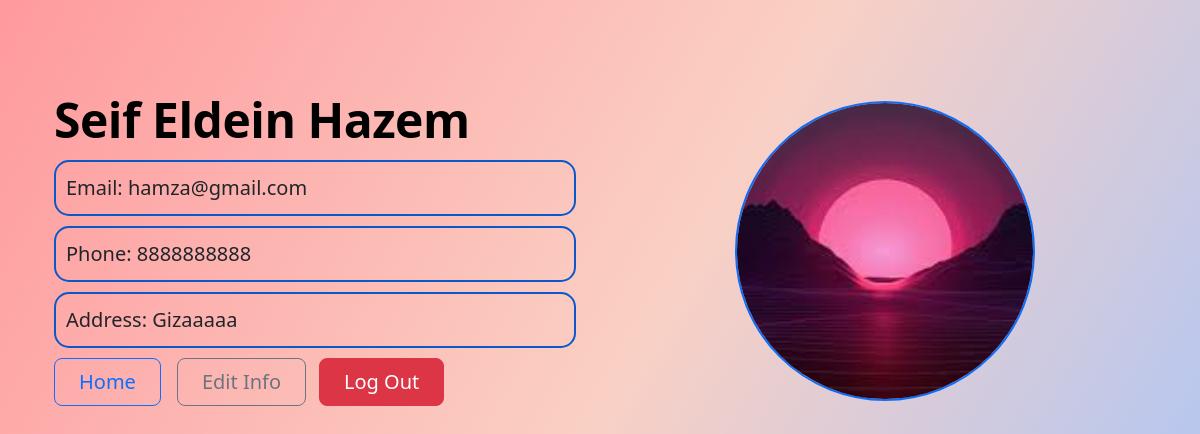
Page /user/personal-info (signed in) on the committed database.
### app.py (models this page shows, shortened)
class User(db.Model):
    id = db.Column(db.Integer, primary_key=True)
    username = db.Column(db.String(20), nullable=False)
    email = db.Column(db.String(70), nullable=False)
    password = db.Column(db.String(60), nullable=False)
    photo = db.Column(db.String(20), nullable=True, default='default.jpg')
    Address = db.Column(db.String(100), nullable=False)
    Phone = db.Column(db.String(15), nullable=False)
    gender = db.Column(db.String(1), nullable=False)

### app.py (the view)
@app.route('/user/personal-info')
def personal_info():
    if 'user_id' not in session:
        return redirect(url_for('login'))
    user = User.query.get(session['user_id'])
    return render_template('personal_info.html', user=user, title='Personal Info', style='register_signin.css', script='script.js')

### templates/personal_info.html (shortened to what this page needs)
{% extends "base.html" %}
{% block content %}
<div class="container col-xxl-8 px-4 py-5">
    <div class="row flex-lg-row-reverse align-items-center g-5 py-5">
        <div  class="col-10 col-sm-8 col-lg-6"> <img id="personal-info-pic"  src="{{ url_for('static', filename='profile_pics/' ~ user.photo) }}" class="d-block mx-lg-auto img-fluid"
                alt="{{ user.username }}" width="700" loading="lazy"> </div>
        <div class="col-lg-6">
            <h1 class="display-5 fw-bold text-body-emphasis lh-1 mb-3" id="user-name"> {{user.username}} </h1>
            <div class="personal lead">Email: {{user.email}}</div>
            <div class="personal lead">Phone: {{user.Phone}}</div>
            <div class="personal lead">Address: {{user.Address}}</div>
            <div class="d-grid gap-2 d-md-flex justify-content-md-start">
                    <a href="{{ url_for('Home') }}"><button type="button" class="btn btn-outline-primary btn-lg px-4 me-md-2 header-list"> Home </button> </a>
                    <a href="{{ url_for('Edit_Info') }}"><button type="button" class="btn btn-outline-secondary btn-lg px-4 header-list">Edit Info</button></a>
                    <a href="{{ url_for('logout') }}"><button type="button" class="btn btn-danger btn-lg px-4 header-list">Log Out</button></a>
                 </div>
        </div>
    </div>
</div>
{% endblock %}

### static/style/register_signin.css (style rules this page uses)
body { font-family: 'Inter', 'Segoe UI', sans-serif; line-height: 1.6; background: #EEE; color: #212529; }
h1.display-5 { font-weight: 800; letter-spacing: -0.5px; }
.lead { color: #495057; }
.btn { transition: transform 0.2s ease, box-shadow 0.2s ease; }
.header-list { margin-right: 5px; }
.personal { margin-bottom: 10px; font-weight: 500; color: #212529; border-radius: 15px; padding: 10px; border: #0a58ca solid 2px; }
#user-name { font-weight: 900; margin-bottom: 100px; }
#personal-info-pic { border-radius: 50%; width: 300px; height: 300px; object-fit: cover; border: 2px solid #0d6efd; transition: transform 0.3s ease, box-shadow 0.3s ease; }

### templates/personal_info.html (style rules this page uses)
body { background: linear-gradient(120deg, #ff9a9e 0%, #fad0c4 50%, #a1c4fd 100%); height: 100vh; margin: 0; padding: 0; font-family: 'Segoe UI', Tahoma, Geneva, Verdana, sans-serif; color: #fff; }

### rows in the picture
User: photo (picture), username "Seif Eldein Hazem", email "hamza@gmail.com", Phone "8888888888", Address "Gizaaaaa"
